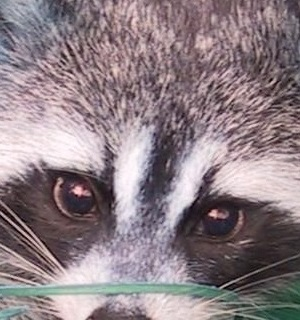
#> input picture frame_2D_alg/images/raccoon_head.jpg, 300 x 320 px, found by its file name
$ python frame_blobs_find_adj.py
#> lines starting #> are read from the running program, lines starting #| are printed output that depends on the picture
### frame_2D_alg/alternative versions/utils.py
from itertools import (repeat, accumulate, chain, starmap, tee)
import numbers
import numpy as np
import numpy.ma as ma

from imageio import imsave
import cv2

# ----------------------------------------------------------------------------
# Constants

# colors
WHITE = 255
GREY = 128
BLACK = 0

transparent_val = 128 # Pixel at this value are considered transparent

SIGN_MAPS = {
    'binary': {
        False: BLACK,
        True: WHITE,
    },
    'ternary': {
        0: WHITE,
        1: BLACK,
        2: GREY
    },
}

# ----------------------------------------------------------------------------
# General purpose functions

# [41 lines left out: functions is_close, bipolar, pairwise, not called in this run]


def flatten(listOfLists):
    "Flatten one level of nesting"
    return chain.from_iterable(listOfLists)


# [4 lines left out: function array2image, not called in this run]


def imread(filename, raise_if_not_read=True):
    "Read an image in grayscale, return array."
#> called with filename = './images//raccoon_head.jpg', raise_if_not_read = True
    try:
        return cv2.imread(filename, 0).astype(int)
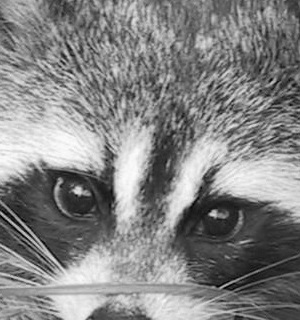
#> returned value: shape (320, 300) int64; min 0, max 254, mean 132
    except AttributeError:
        if raise_if_not_read:
            raise SystemError('image is not read')
        else:
            print('Warning: image is not read')
            return None


def imwrite(filename, img):
    "Write image with cv2.imwrite."
    cv2.imwrite(filename, img)

# ----------------------------------------------------------------------------
# Blob slicing

# [39 lines left out: functions slice_to_box, localize, not called in this run]


def shrink(shape, x, axes=(0, 1)):
    '''Return shape tuple that is shrunken by x units.'''
    return tuple(X - x if axis in axes else X for axis, X in enumerate(shape))

# ----------------------------------------------------------------------------
# Blob drawing

# [159 lines left out: functions map_sub_blobs, map_frame_binary, map_frame, draw_blob, draw_stack, stack_box and 4 more, not called in this run]

# ---------------------------------------------------------------------
# ----------------------------------------------------------------------------

### frame_2D_alg/alternative versions/frame_blobs_find_adj.py
from time import time
# from comp_pixel import comp_pixel
from utils import *
from collections import deque

'''
    2D version of first-level core algorithm will have frame_blobs, intra_blob (recursive search within blobs), and comp_P.
    frame_blobs() forms parameterized blobs: contiguous areas of positive or negative deviation of gradient per pixel.
    comp_pixel (lateral, vertical, diagonal) forms dert, queued in dert__: tuples of pixel + derivatives, over whole image.

    Then pixel-level and external parameters are accumulated in row segment Ps, vertical blob segment, and blobs,
    adding a level of encoding per row y, defined relative to y of current input row, with top-down scan:

    1Le, line y-1: form_P( dert_) -> 1D pattern P: contiguous row segment, a slice of a blob
    2Le, line y-2: scan_P_(P, hP) -> hP, up_connect_, down_connect_count: vertical connections per stack of Ps
    3Le, line y-3: form_stack(hP, stack) -> stack: merge vertically-connected _Ps into non-forking stacks of Ps
    4Le, line y-4+ stack depth: form_blob(stack, blob): merge connected stacks in blobs referred by up_connect_, recursively

    Higher-row elements include additional parameters, derived while they were lower-row elements. Processing is bottom-up:
    from input-row to higher-row structures, sequential because blobs are irregular, not suited for matrix operations.

    Resulting blob structure (fixed set of parameters per blob):
    - Dert = I, G, Dy, Dx, S, Ly: summed pixel-level dert params I, G, Dy, Dx, surface area S, vertical depth Ly
    - sign = s: sign of gradient deviation
    - box  = [y0, yn, x0, xn],
    - dert__,  # 2D array of pixel-level derts: (p, g, dy, dx) tuples
    - stack_,  # contains intermediate blob composition structures: stacks and Ps, not meaningful on their own
    ( intra_blob structure extends Dert, adds fork params and sub_layers)

    Blob is 2D pattern: connectivity cluster defined by the sign of gradient deviation. Gradient represents 2D variation
    per pixel. It is used as inverse measure of partial match (predictive value) because direct match (min intensity)
    is not meaningful in vision. Intensity of reflected light doesn't correlate with predictive value of observed object
    (predictive value is physical density, hardness, inertia that represent resistance to change in positional parameters)

    This is clustering by connectivity because distance between clustered pixels should not exceed cross-comparison range.
    That range is fixed for each layer of search, to enable encoding of input pose parameters: coordinates, dimensions,
    orientation. These params are essential because value of prediction = precision of what * precision of where.

    frame_blobs is a complex function with a simple purpose: to sum pixel-level params in blob-level params. These params
    were derived by pixel cross-comparison (cross-correlation) to represent predictive value per pixel, so they are also
    predictive on a blob level, and should be cross-compared between blobs on the next level of search and composition.
    Please see diagrams of frame_blobs on https://kwcckw.github.io/CogAlg/
'''

ave = 30  # filter or hyper-parameter, set as a guess, latter adjusted by feedback

# Functions:
# prefix '_' denotes higher-line variable or structure, vs. same-type lower-line variable or structure
# postfix '_' denotes array name, vs. same-name elements of that array

def comp_pixel(image):  # 2x2 pixel cross-correlation within image,
    # see comp_pixel_versions file for other versions and more explanation

    # input slices into sliding 2x2 kernel, each slice is a shifted 2D frame of grey-scale pixels:
    topleft__ = image[:-1, :-1]
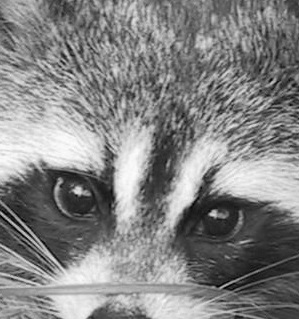
#> topleft__: shape (319, 299) int64; min 0, max 254, mean 132.1
    topright__ = image[:-1, 1:]
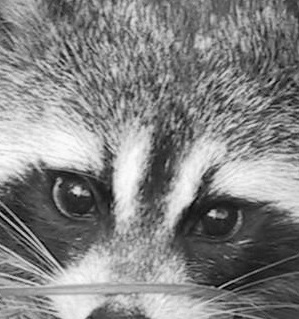
#> topright__: shape (319, 299) int64; min 0, max 254, mean 131.9
    bottomleft__ = image[1:, :-1]
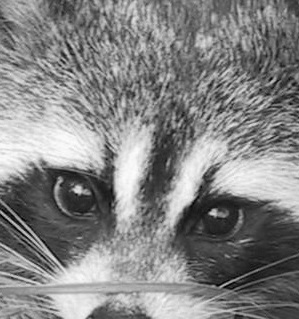
#> bottomleft__: shape (319, 299) int64; min 0, max 254, mean 132.1
    bottomright__ = image[1:, 1:]
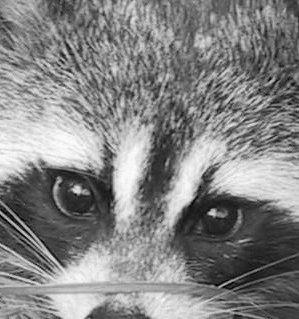
#> bottomright__: shape (319, 299) int64; min 0, max 254, mean 132

    Gy__ = ((bottomleft__ + bottomright__) - (topleft__ + topright__))
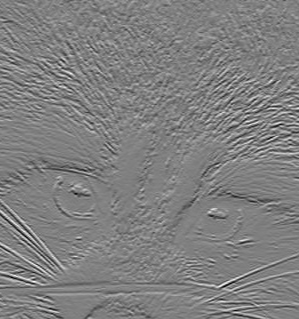
#> Gy__: shape (319, 299) int64; min -214, max 212, mean 0.1; drawn with min black and max white
    # decomposition of two diagonal differences into Gy, same as diagonal from left
    Gx__ = ((topright__ + bottomright__) - (topleft__ + bottomleft__))
    # decomposition of two diagonal differences into Gx, same as diagonal from right

    G__ = np.hypot(Gy__, Gx__)  # central gradient per kernel, logically at diagonal crossing between vertex pixels
#> (the rest of the program and of its run is left out)
